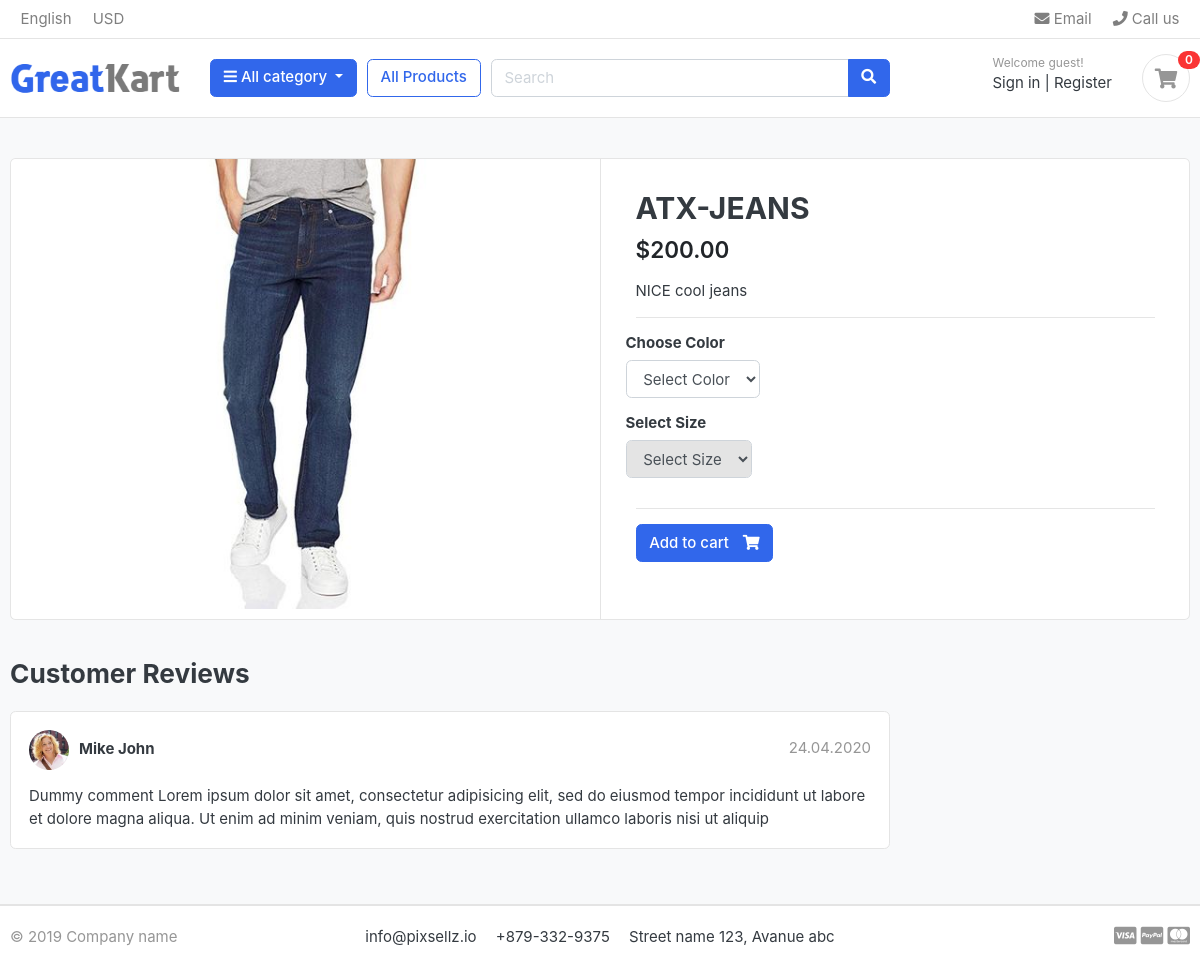
/store/category/jeans/atx-jeans/, run on the app's committed database.
### store/models.py (models this page shows, shortened)
class Product(models.Model):
    product_name = models.CharField(max_length=100, unique=True)
    slug = models.SlugField(unique=True)
    description = models.TextField(max_length=255, blank=True)
    price = models.DecimalField(max_digits=10, decimal_places=2)
    stock = models.IntegerField()
    available = models.BooleanField(default=True)
    created_at = models.DateTimeField(auto_now_add=True)
    updated_at = models.DateTimeField(auto_now=True)
    product_image = models.ImageField(upload_to='photos/products', blank=False, null=False)
    category = models.ForeignKey('category.Category', on_delete=models.CASCADE, related_name='products')
    class Meta:
        verbose_name = 'product'
        verbose_name_plural = 'products'

### store/views.py (the view)
# urls.py: path("category/<slug:category_slug>/<slug:product_slug>/", views.product_detail, name='product_detail'),
def product_detail(request, category_slug, product_slug):
    try:
        single_product = Product.objects.get(
            category__slug=category_slug,
            slug=product_slug
        )
        in_cart = CartItem.objects.filter(
            cart__cart_id=_cart_id(request),
            product=single_product
        ).exists()
    except Exception as e:
        raise e
    colors = single_product.variations_set.values_list('color', flat=True).distinct()
    context = {
        'single_product': single_product,
        'in_cart': in_cart,
        'colors': colors,
    }
    return render(request, 'store/product_detail.html', context)

### carts/context_processor.py (called while the page is built)
def counter(request):
    cart_count = 0
    total = 0
    if "admin" in request.path:
        return {}
    else:
        try:
            cart=Cart.objects.filter(cart_id=_cart_id(request))
            cart_items=CartItem.objects.all().filter(cart=cart[:1])
            for cart_item in cart_items:
                cart_count += (cart_item.quantity)
        except Cart.DoesNotExist:
            cart_count=0
        return dict(counter=cart_count)

### carts/views.py (called while the page is built)
def _cart_id(request):
    cart = request.session.session_key
    if not cart:
        cart = request.session.create()
    return cart

### category/context_processors.py (called while the page is built)
def menu_links(request):
    links = Category.objects.all()
    return dict(links=links)

### category/models.py (called while the page is built)
    def get_url(self):
        return reverse('products_by_category', args=[self.slug])

### templates/store/product_detail.html (shortened to what this page needs)
{% extends 'base.html' %}
{% load static %}
{% block content %}
<section class="section-content padding-y bg">
    <div class="container">
        <div class="card">
            <div class="row no-gutters">
                <aside class="col-md-6">
                    <article class="gallery-wrap">
                        <div class="img-big-wrap">
                            <a href="#"><img src="{{ single_product.product_image.url }}"></a>
                        </div>
                    </article>
                </aside>
                <main class="col-md-6 border-left">
                    <form action="{% url 'add_cart' single_product.id %}" method="post">
                    <article class="content-body">
                        <h2 class="title">{{ single_product.product_name }}</h2>
                        <div class="mb-3">
                            <var class="price h4">${{ single_product.price }}</var>
                        </div>
                        <p>{{ single_product.description }}</p>
                        <hr>
                        <div class="row">
                            <div class="item-option-select">
                                <h6>Choose Color</h6>
                            <select class="form-control" name="color" id="colorSelect" data-product-id="{{ single_product.id }}" required>
                                <option value="" disabled selected>Select Color</option>
                            </select>
                            </div>
                        </div>
                        <div class="row">
                            <div class="item-option-select">
                                <h6>Select Size</h6>
                                <select class="form-control" name="size" id="sizeSelect" required disabled>
                                    <option value="" disabled selected>Select Size</option>
                                </select>
                            </div>
                        </div>
                        <hr>
                        {% if single_product.stock <= 0 %}
                          <div class="alert alert-danger" role="alert">
                            Out of Stock
                        </div>
                        {% else %}
                        <div id="cart-button-container">
                            <button type="submit" class="btn btn-primary" id="addToCartBtn">
                                <span class="text">Add to cart</span>
                                <i class="fas fa-shopping-cart"></i>
                            </button>
                        </div>
                        {% endif %}
                    </article>
                    </form>
                </main>
            </div>
        </div>
        <br>
        <div class="row">
            <div class="col-md-9">
                <header class="section-heading">
                    <h3>Customer Reviews </h3>
                </header>
                <article class="box mb-3">
                    <div class="icontext w-100">
                        <img src="{% static 'images/avatars/avatar1.jpg' %}" class="img-xs icon rounded-circle">
                        <div class="text">
                            <span class="date text-muted float-md-right">24.04.2020 </span>
                            <h6 class="mb-1">Mike John </h6>
                        </div>
                    </div>
                    <div class="mt-3">
                        <p>
                            Dummy comment Lorem ipsum dolor sit amet, consectetur adipisicing elit, sed do eiusmod
                            tempor incididunt ut labore et dolore magna aliqua. Ut enim ad minim veniam,
                            quis nostrud exercitation ullamco laboris nisi ut aliquip
                        </p>
                    </div>
                </article>
            </div>
        </div>
    </div>
</section>
{% endblock %}

### static/css/ui.css (style rules this page uses)
html { font-family: "Inter", sans-serif; font-size: 15px; }
.content-body { flex: 1 1 auto; padding: 2rem 2.3rem; }
.img-xs, .img-sm, .img-md, .img-lg { -o-object-fit: cover; object-fit: cover; flex-shrink: 0; flex-grow: 0; }
.img-xs { width: 40px; height: 40px; }
.padding-y { padding-top: 40px; padding-bottom: 40px; }
var { font-style: normal; }
article:after, .form-group:after { display: block; clear: both; content: ""; }
.bg { background-color: #f8f9fa; }
.section-heading { margin-bottom: 20px; margin-top: 15px; }
p:last-child { margin-bottom: 0; }
.btn .text + i { margin-left: 10px; }
.icontext { display: inline-flex; align-items: center; vertical-align: middle; }
.icontext .text { width: 100%; line-height: 1.2; }
.icontext .icon { position: relative; margin-right: 10px; flex-shrink: 0; flex-grow: 0; }
.price { font-weight: 600; color: #212529; }
.box { padding: 18px; background: #fff; border-radius: 0.37rem; border: 1px solid #e4e4e4; }
.box img { max-width: 100%; }
.gallery-wrap .img-big-wrap { margin-bottom: 10px; border-radius: 0.37rem; overflow: hidden; background-color: #fff; }
.gallery-wrap .img-big-wrap a { text-align: center; display: block; }
.gallery-wrap .img-big-wrap img { height: 450px; width: auto; display: inline-block; }
.item-option-select { margin-bottom: 1rem; display: inline-block; margin-right: 15px; }

### data on the page
Product: product_image (picture), product_name "ATX-JEANS", price "200.00", description "NICE cool jeans"

### other printed values
{{ counter }} "0"
